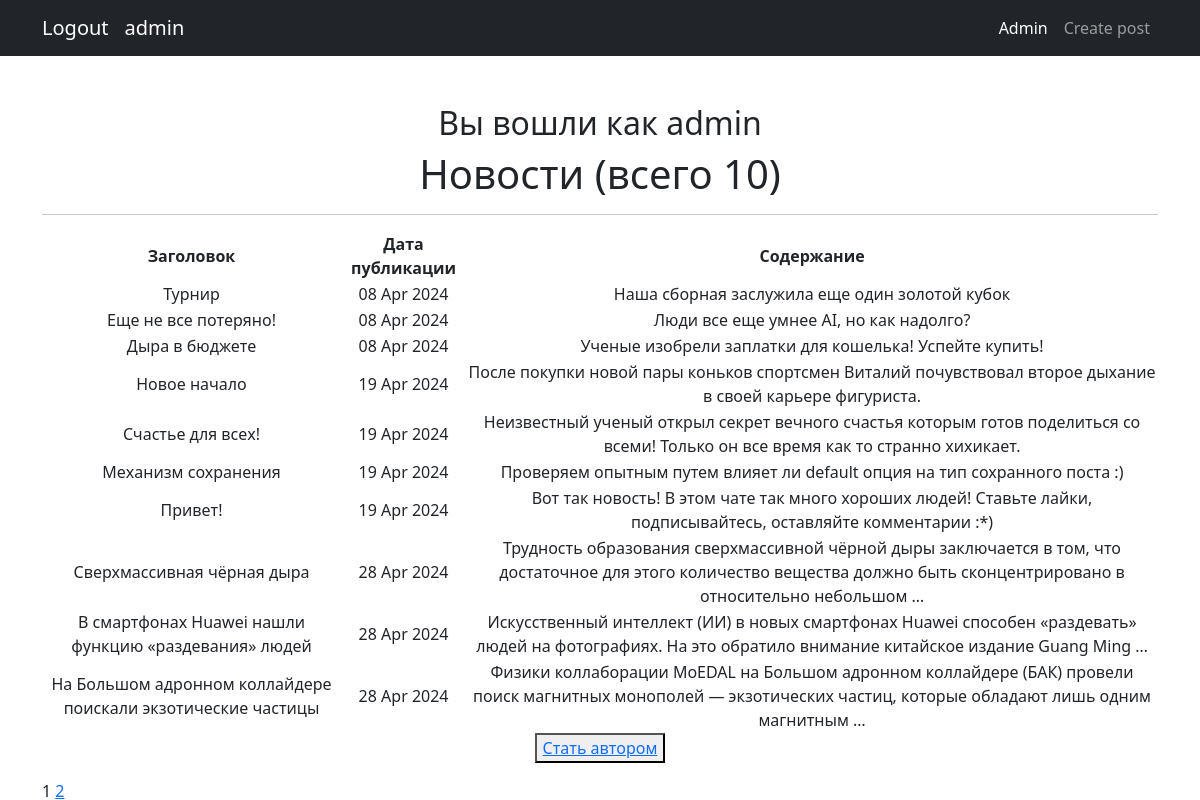
The app's page /news/ (signed in) with its own data.
### news/models.py (models this page shows, shortened)
class Post(models.Model):
    article = 'AR'
    news = 'NE'
    POSITIONS = [
        (article, 'Статья'),
        (news, 'Новости'),
    ]
    author = models.ForeignKey(Author, on_delete=models.CASCADE)
    news_type = models.CharField(max_length=2, choices=POSITIONS, default=article)
    post_time = models.DateTimeField(auto_now_add=True)
    title = models.CharField(max_length=255)
    text = models.TextField()
    rating = models.IntegerField(default=0)
    category = models.ManyToManyField(Category, through='PostCategory')

### news/views.py (the view)
# urls.py: path('', cache_page(60)(NewsList.as_view()), name='news_list'),
class NewsList(ListView):
    model = Post
    ordering = 'post_time'
    template_name = 'allnews.html'
    context_object_name = 'allnews'
    paginate_by = 10
    def get_context_data(self, **kwargs):
        context = super().get_context_data(**kwargs)
        context['is_not_author'] = not self.request.user.groups.filter(name='authors').exists()
        return context

### news/templatetags/custom_tags.py (called while the page is built)
@register.simple_tag(takes_context=True)
def url_replace(context, **kwargs):
    d = context['request'].GET.copy()
    for k, v in kwargs.items():
        d[k] = v
    return d.urlencode()

### templates/allnews.html (shortened to what this page needs)
{% extends 'flatpages/default.html' %}
{% load custom_filters %}
{% load custom_tags %}
{% block content %}
<h2>Вы вошли как {{ request.user.username }}</h2>
    <h1>Новости (всего {{ allnews|length }})</h1>
    <hr>
{% if allnews %}
    <table>
        <tr>
            <td><b>Заголовок</b></td>
            <td><b>Дата публикации</b></td>
            <td><b>Содержание</b></td>
        </tr>
        {% for news in allnews %}
        <tr>
            <td>{{ news.title|censor }}</td>
            <td>{{ news.post_time|date:"d M Y" }}</td>
            <td>{{ news.text|truncatewords:20|censor }}</td>
        </tr>
        {% endfor %}
    </table>
{% else %}
    <h2>Новостей нет!</h2>
{% endif %}
{% if is_not_author %}
    <button><a href="/news/upgrade/">Стать автором</a></button>
{% endif %}
<div class="pagination">
    <span class="step-links">
        <span class="current">
        </span>
        {% if page_obj.has_next %}
            <a href="?{% url_replace page=page_obj.next_page_number %}">{{ page_obj.next_page_number }}</a>
        {% endif %}
    </span>
</div>
{% endblock content %}

### templates/flatpages/default.html (shortened to what this page needs)
<!DOCTYPE html>
<html lang="en">
    <head>
        {% load static %}
        <link href="{% static 'css/styles.css' %}" rel="stylesheet" />
    </head>
    <body>
        <nav class="navbar navbar-expand-lg navbar-dark bg-dark">
            <div class="container">
                {% if not request.user.username %}
                <a class="navbar-brand" href="/accounts/login">Login</a>
                {% else %}
                <a class="navbar-brand" href="/accounts/logout">Logout</a>
                <a class="navbar-brand">{{ request.user.username }}</a>
                {% endif %}
                {% load cache %}
                {% cache 900 navbar %}
                    <div class="collapse navbar-collapse" id="navbarSupportedContent">
                        <ul class="navbar-nav ms-auto mb-2 mb-lg-0">
                            <li class="nav-item"><a class="nav-link active" aria-current="page" href="/admin/">Admin</a></li>
                            <li class="nav-item"><a class="nav-link" href="create/">Create post</a></li>
                        </ul>
                    </div>
                {% endcache %}
                </div>
            </nav>
        <div class="container">
            <div class="text-center mt-5">
                {% block content %}{% endblock content %}
            </div>
        </div>
    </body>
</html>

### records on screen
Post: title|censor "Турнир", post_time "08 Apr 2024", text|censor "Наша сборная заслужила еще один золотой кубок"
Post: title|censor "Еще не все потеряно!", post_time "08 Apr 2024", text|censor "Люди все еще умнее AI, но как надолго?"
Post: title|censor "Дыра в бюджете", post_time "08 Apr 2024", text|censor "Ученые изобрели заплатки для кошелька! Успейте купить!"
Post: title|censor "Новое начало", post_time "19 Apr 2024", text|censor "После покупки новой пары коньков спортсмен Виталий почувствовал второе дыхание в своей карьере фигуриста."
Post: title|censor "Счастье для всех!", post_time "19 Apr 2024", text|censor "Неизвестный ученый открыл секрет вечного счастья которым готов поделиться со всеми! Только он все время как то странно хихикает."
Post: title|censor "Механизм сохранения", post_time "19 Apr 2024", text|censor "Проверяем опытным путем влияет ли default опция на тип сохранного поста :)"
Post: title|censor "Привет!", post_time "19 Apr 2024", text|censor "Вот так новость! В этом чате так много хороших людей! Ставьте лайки, подписывайтесь, оставляйте комментарии :*)"
Post: title|censor "Сверхмассивная чёрная дыра", post_time "28 Apr 2024", text|censor "Трудность образования сверхмассивной чёрной дыры заключается в том, что достаточное для этого количество вещества должно быть сконцентрировано в относительно небольшом …"
Post: title|censor "В смартфонах Huawei нашли функцию «раздевания» людей", post_time "28 Apr 2024", text|censor "Искусственный интеллект (ИИ) в новых смартфонах Huawei способен «раздевать» людей на фотографиях. На это обратило внимание китайское издание Guang Ming …"
Post: title|censor "На Большом адронном коллайдере поискали экзотические частицы", post_time "28 Apr 2024", text|censor "Физики коллаборации MoEDAL на Большом адронном коллайдере (БАК) провели поиск магнитных монополей — экзотических частиц, которые обладают лишь одним магнитным …"

### other values on screen
{{ request.user.username }} "admin"
{{ allnews|length }} "10"
